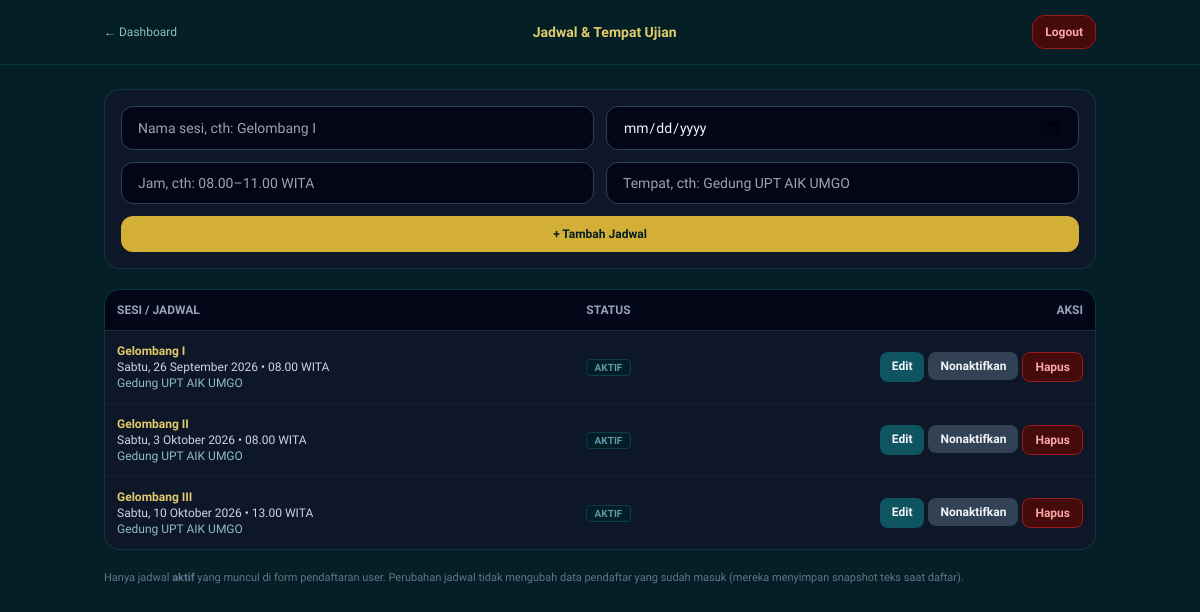
Screenshot of /admin/jadwal.php (signed in) with the database file from the repository.
### tables this page shows
CREATE TABLE IF NOT EXISTS jadwal (
  id INT AUTO_INCREMENT PRIMARY KEY,
  nama VARCHAR(100) NOT NULL,
  tanggal DATE NOT NULL,
  jam VARCHAR(50) NOT NULL DEFAULT '',
  tempat VARCHAR(150) NOT NULL DEFAULT '',
  aktif TINYINT(1) NOT NULL DEFAULT 1,
  created_at TIMESTAMP DEFAULT CURRENT_TIMESTAMP,
  INDEX idx_aktif_tanggal (aktif, tanggal)
);

### admin/jadwal.php (the view, shortened to what this page needs)
<?php
require __DIR__ . '/../config/db.php';
$HARI = ['Minggu','Senin','Selasa','Rabu','Kamis','Jumat','Sabtu'];
$BULAN = [1=>'Januari','Februari','Maret','April','Mei','Juni','Juli','Agustus','September','Oktober','November','Desember'];
function tgl_id($ymd){
    global $HARI, $BULAN;
    $t = strtotime($ymd);
    return $HARI[(int)date('w', $t)] . ', ' . (int)date('j', $t) . ' ' . $BULAN[(int)date('n', $t)] . ' ' . date('Y', $t);
}
function e($s){ return htmlspecialchars($s ?? '', ENT_QUOTES, 'UTF-8'); }
$editRow = null;
$rows = $conn->query("SELECT * FROM jadwal ORDER BY tanggal, id")->fetch_all(MYSQLI_ASSOC);
?>
<!DOCTYPE html>
<html lang="id"><head>
<script src="https://cdn.tailwindcss.com"></script>
<link rel="stylesheet" href="../assets/tema.css">
</head>
<body class="text-slate-100 min-h-screen">
<header class="bg-emerald-950/90 border-b border-emerald-700/50 sticky top-0 z-40">
<div class="max-w-5xl mx-auto px-4 h-16 flex items-center justify-between">
<a href="dashboard.php" class="text-xs text-emerald-300">&larr; Dashboard</a>
<h1 class="font-bold text-amber-300 text-sm">Jadwal &amp; Tempat Ujian</h1>
<a href="logout.php" class="px-3 py-2 text-xs font-bold bg-red-950 rounded-xl border border-red-800 text-red-300">Logout</a>
</div></header>
<main class="max-w-5xl mx-auto px-4 py-6 space-y-5">
<form method="POST" class="bg-slate-900/90 border border-emerald-700/50 rounded-2xl p-4 grid grid-cols-1 sm:grid-cols-2 gap-3">
<input name="nama" required maxlength="100" value="<?= e($editRow['nama'] ?? '') ?>" placeholder="Nama sesi, cth: Gelombang I" class="bg-slate-950 border border-slate-700 rounded-xl px-4 py-2.5 text-sm focus:border-amber-400 focus:outline-none">
<input type="date" name="tanggal" required value="<?= e($editRow['tanggal'] ?? '') ?>" class="bg-slate-950 border border-slate-700 rounded-xl px-4 py-2.5 text-sm focus:border-amber-400 focus:outline-none">
<input name="jam" required maxlength="50" value="<?= e($editRow['jam'] ?? '') ?>" placeholder="Jam, cth: 08.00–11.00 WITA" class="bg-slate-950 border border-slate-700 rounded-xl px-4 py-2.5 text-sm focus:border-amber-400 focus:outline-none">
<input name="tempat" required maxlength="150" value="<?= e($editRow['tempat'] ?? '') ?>" placeholder="Tempat, cth: Gedung UPT AIK UMGO" class="bg-slate-950 border border-slate-700 rounded-xl px-4 py-2.5 text-sm focus:border-amber-400 focus:outline-none">
<div class="sm:col-span-2 flex gap-2">
<button class="flex-1 px-5 py-2.5 bg-amber-400 text-emerald-950 font-bold text-xs rounded-xl"><?= $editRow ? 'Simpan Perubahan' : '+ Tambah Jadwal' ?></button>
</div>
</form>
<div class="bg-slate-900/90 border border-emerald-700/50 rounded-2xl overflow-hidden">
<table class="w-full text-xs text-left">
<thead class="bg-slate-950 text-slate-400 uppercase border-b border-slate-800"><tr><th class="p-3">Sesi / Jadwal</th><th class="p-3 text-center">Status</th><th class="p-3 text-right">Aksi</th></tr></thead>
<tbody class="divide-y divide-slate-800/60">
<?php foreach ($rows as $r): ?>
<tr class="hover:bg-slate-800/50">
<td class="p-3"><span class="font-bold text-amber-300"><?= e($r['nama']) ?></span><br><span class="text-slate-300"><?= e(tgl_id($r['tanggal'])) ?> • <?= e($r['jam']) ?></span><br><span class="text-emerald-300"><?= e($r['tempat']) ?></span></td>
<td class="p-3 text-center"><span class="px-2 py-0.5 rounded text-[10px] font-bold border <?= $r['aktif'] ? 'bg-emerald-950 text-emerald-400 border-emerald-800' : 'bg-slate-800 text-slate-400 border-slate-700' ?>"><?= $r['aktif'] ? 'AKTIF' : 'NONAKTIF' ?></span></td>
<td class="p-3 text-right">
<div class="flex justify-end gap-1 flex-wrap">
<a href="jadwal.php?edit=<?= (int)$r['id'] ?>" class="px-3 py-1.5 bg-emerald-700 rounded-lg font-bold">Edit</a>
<form method="POST" class="inline"><button class="px-3 py-1.5 bg-slate-700 rounded-lg font-bold"><?= $r['aktif'] ? 'Nonaktifkan' : 'Aktifkan' ?></button></form>
<form method="POST" class="inline" onsubmit="return confirm('Hapus jadwal ini? Pendaftar lama tetap tersimpan.')"><button class="px-3 py-1.5 bg-red-950 border border-red-800 text-red-300 rounded-lg font-bold">Hapus</button></form>
</div>
</td></tr>
<?php endforeach; ?>
</tbody></table>
</div>
<p class="text-[11px] text-slate-500">Hanya jadwal <b>aktif</b> yang muncul di form pendaftaran user. Perubahan jadwal tidak mengubah data pendaftar yang sudah masuk (mereka menyimpan snapshot teks saat daftar).</p>
</main>
</body></html>

### assets/tema.css (style rules this page uses)
body { background-color: #051f27 !important; background-image: radial-gradient(rgba(23, 116, 134, 0.55) 0.8px, transparent 0.8px), radial-gradient(rgba(23, 116, 134, 0.55) 0.8px, #051f27 0.8px) !important; background-size: 32px 32px; background-position: 0 0, 16px 16px; }

### admin/jadwal.php (style rules this page uses)
body { font-family:'Plus Jakarta Sans',sans-serif;background:#022c22; }

### rows the page displays
jadwal: nama "Gelombang I", tanggal "Sabtu, 26 September 2026", jam "08.00 WITA", tempat "Gedung UPT AIK UMGO", aktif "AKTIF"
jadwal: nama "Gelombang II", tanggal "Sabtu, 3 Oktober 2026", jam "08.00 WITA", tempat "Gedung UPT AIK UMGO", aktif "AKTIF"
jadwal: nama "Gelombang III", tanggal "Sabtu, 10 Oktober 2026", jam "13.00 WITA", tempat "Gedung UPT AIK UMGO", aktif "AKTIF"
